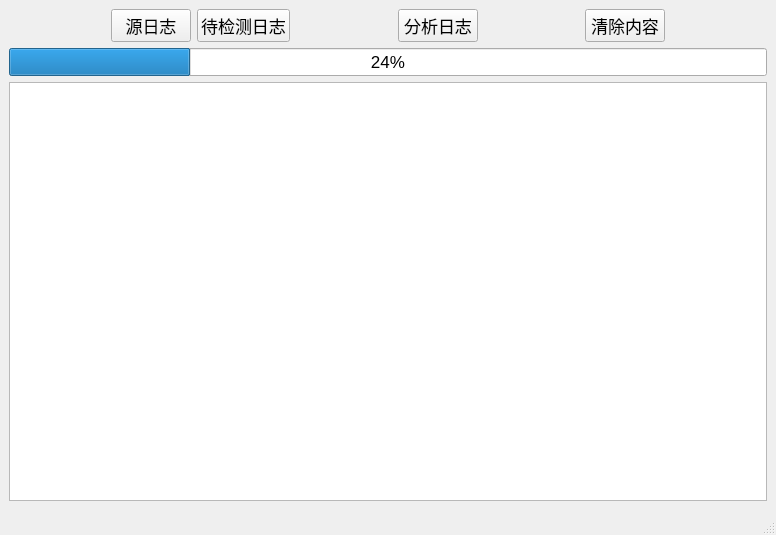
<?xml version="1.0" encoding="UTF-8"?>
<ui version="4.0">
 <class>MainWindow</class>
 <widget class="QMainWindow" name="MainWindow">
  <property name="geometry">
   <rect>
    <x>0</x>
    <y>0</y>
    <width>776</width>
    <height>535</height>
   </rect>
  </property>
  <property name="windowTitle">
   <string>MainWindow</string>
  </property>
  <property name="styleSheet">
   <string notr="true">*{
	font-size:13pt
}</string>
  </property>
  <widget class="QWidget" name="centralwidget">
   <layout class="QGridLayout" name="gridLayout">
    <item row="0" column="0">
     <layout class="QHBoxLayout" name="horizontalLayout">
      <item>
       <spacer name="horizontalSpacer_4">
        <property name="orientation">
         <enum>Qt::Horizontal</enum>
        </property>
        <property name="sizeHint" stdset="0">
         <size>
          <width>28</width>
          <height>20</height>
         </size>
        </property>
       </spacer>
      </item>
      <item>
       <widget class="QPushButton" name="originalLog">
        <property name="text">
         <string>源日志</string>
        </property>
       </widget>
      </item>
      <item>
       <widget class="QPushButton" name="checkLog">
        <property name="text">
         <string>待检测日志</string>
        </property>
       </widget>
      </item>
      <item>
       <spacer name="horizontalSpacer">
        <property name="orientation">
         <enum>Qt::Horizontal</enum>
        </property>
        <property name="sizeHint" stdset="0">
         <size>
          <width>40</width>
          <height>20</height>
         </size>
        </property>
       </spacer>
      </item>
      <item>
       <widget class="QPushButton" name="analysisLog">
        <property name="text">
         <string>分析日志</string>
        </property>
       </widget>
      </item>
      <item>
       <spacer name="horizontalSpacer_2">
        <property name="orientation">
         <enum>Qt::Horizontal</enum>
        </property>
        <property name="sizeHint" stdset="0">
         <size>
          <width>40</width>
          <height>20</height>
         </size>
        </property>
       </spacer>
      </item>
      <item>
       <widget class="QPushButton" name="clearLog">
        <property name="text">
         <string>清除内容</string>
        </property>
       </widget>
      </item>
      <item>
       <spacer name="horizontalSpacer_3">
        <property name="orientation">
         <enum>Qt::Horizontal</enum>
        </property>
        <property name="sizeHint" stdset="0">
         <size>
          <width>40</width>
          <height>20</height>
         </size>
        </property>
       </spacer>
      </item>
     </layout>
    </item>
    <item row="1" column="0">
     <widget class="QProgressBar" name="progressBar">
      <property name="value">
       <number>24</number>
      </property>
     </widget>
    </item>
    <item row="2" column="0">
     <widget class="QTextBrowser" name="textBrowser">
      <property name="overwriteMode">
       <bool>true</bool>
      </property>
     </widget>
    </item>
   </layout>
  </widget>
  <widget class="QMenuBar" name="menubar">
   <property name="geometry">
    <rect>
     <x>0</x>
     <y>0</y>
     <width>776</width>
     <height>28</height>
    </rect>
   </property>
  </widget>
  <widget class="QStatusBar" name="statusbar"/>
 </widget>
 <resources/>
 <connections/>
</ui>
